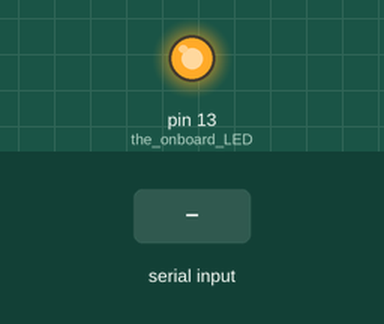
The sketch below on a simulated Arduino Uno, built with avr-gcc and run on an emulated ATmega328P. On the bench: output pins drawn as LEDs (lit = HIGH). The inputs (shaded band) are chosen by the test bench. What the sketch prints to the serial monitor is not drawn.

Above: at 0.6 s.
At 3.7 s:
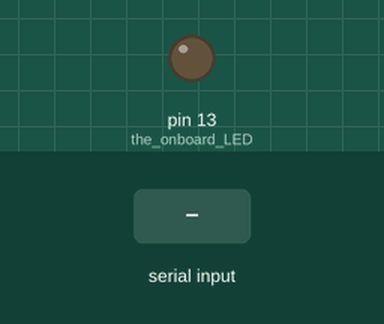
3.8 s: byte 255 (endMarker) received over Serial
Timing chart, 0 to 6.8 s (numbered marks = the images above; inputs shaded):
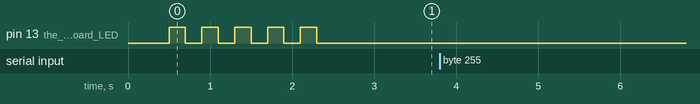

Measured:
- after the input at 3.8 s, every drawn part: stays the same

The sketch:

ArduinoPC.ino
```cpp
// 12 Mar 2014
// this works with ComArduino.py and ComArduinoA4e.rb
// this version uses a start marker 254 and an end marker of 255
//  it uses 253 as a special byte to be able to reproduce 253, 254 and 255
// it also sends data to the PC using the same system
//   if the number of bytes is 0 the PC will assume a debug string and just print it to the screen

//================

#define startMarker 254
#define endMarker 255
#define specialByte 253
#define maxMessage 16

// the program could be rewritten to use local variables instead of some of these globals
//  however globals make the code simpler
//  and simplify memory management

byte bytesRecvd = 0;
byte dataSentNum = 0; // the transmitted value of the number of bytes in the package i.e. the 2nd byte received
byte dataRecvCount = 0;


byte dataRecvd[maxMessage];
byte dataSend[maxMessage];
byte tempBuffer[maxMessage];

byte dataSendCount = 0; // the number of 'real' bytes to be sent to the PC
byte dataTotalSend = 0; // the number of bytes to send to PC taking account of encoded bytes

boolean inProgress = false;
boolean startFound = false;
boolean allReceived = false;

//================

void setup() {
  pinMode(13, OUTPUT); // the onboard LED
  Serial.begin(57600);
  debugToPC("Arduino Ready from ArduinoPC.ino");

  delay(500);
  blinkLED(5); // just so we know it's alive
}

//================

void loop() {

  getSerialData();

  processData();

}

//================

void getSerialData() {

     // Receives data into tempBuffer[]
     //   saves the number of bytes that the PC said it sent - which will be in tempBuffer[1]
     //   uses decodeHighBytes() to copy data from tempBuffer to dataRecvd[]

     // the Arduino program will use the data it finds in dataRecvd[]

  if(Serial.available() > 0) {

    byte x = Serial.read();
    if (x == startMarker) {
      bytesRecvd = 0;
      inProgress = true;
      // blinkLED(2);
      // debugToPC("start received");
    }

    if(inProgress) {
      tempBuffer[bytesRecvd] = x;
      bytesRecvd ++;
    }

    if (x == endMarker) {
      inProgress = false;
      allReceived = true;

        // save the number of bytes that were sent
      dataSentNum = tempBuffer[1];

      decodeHighBytes();
    }
  }
}

//============================

void processData() {

    // processes the data that is in dataRecvd[]

  if (allReceived) {

      // for demonstration just copy dataRecvd to dataSend
    dataSendCount = dataRecvCount;
    for (byte n = 0; n < dataRecvCount; n++) {
       dataSend[n] = dataRecvd[n];
    }

    dataToPC();

    delay(100);
    allReceived = false;
  }
}

//============================

void decodeHighBytes() {

  //  copies to dataRecvd[] only the data bytes i.e. excluding the marker bytes and the count byte
  //  and converts any bytes of 253 etc into the intended numbers
  //  Note that bytesRecvd is the total of all the bytes including the markers
  dataRecvCount = 0;
  for (byte n = 2; n < bytesRecvd - 1 ; n++) { // 2 skips the start marker and the count byte, -1 omits the end marker
    byte x = tempBuffer[n];
    if (x == specialByte) {
       // debugToPC("FoundSpecialByte");
       n++;
       x = x + tempBuffer[n];
    }
    dataRecvd[dataRecvCount] = x;
    dataRecvCount ++;
  }
}

//====================

void dataToPC() {

      // expects to find data in dataSend[]
      //   uses encodeHighBytes() to copy data to tempBuffer
      //   sends data to PC from tempBuffer
    encodeHighBytes();

    Serial.write(startMarker);
    Serial.write(dataSendCount);
    Serial.write(tempBuffer, dataTotalSend);
    Serial.write(endMarker);
}

//============================

void encodeHighBytes() {
  // Copies to temBuffer[] all of the data in dataSend[]
  //  and converts any bytes of 253 or more into a pair of bytes, 253 0, 253 1 or 253 2 as appropriate
  dataTotalSend = 0;
  for (byte n = 0; n < dataSendCount; n++) {
    if (dataSend[n] >= specialByte) {
      tempBuffer[dataTotalSend] = specialByte;
      dataTotalSend++;
      tempBuffer[dataTotalSend] = dataSend[n] - specialByte;
    }
    else {
      tempBuffer[dataTotalSend] = dataSend[n];
    }
    dataTotalSend++;
  }
}

//=========================

void debugToPC( char arr[]) {
    byte nb = 0;
    Serial.write(startMarker);
    Serial.write(nb);
    Serial.print(arr);
    Serial.write(endMarker);
}

//=========================

void debugToPC( byte num) {
    byte nb = 0;
    Serial.write(startMarker);
    Serial.write(nb);
    Serial.print(num);
    Serial.write(endMarker);
}

//=========================

void blinkLED(byte numBlinks) {
    for (byte n = 0; n < numBlinks; n ++) {
      digitalWrite(13, HIGH);
      delay(200);
      digitalWrite(13, LOW);
      delay(200);
    }
}
```
